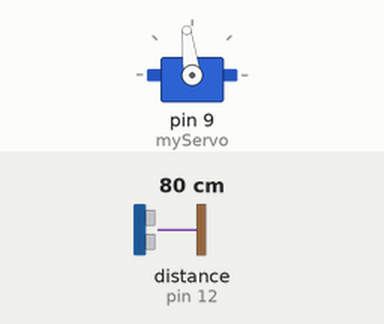
A sketch run on a simulated Arduino Uno, built with avr-gcc and run on an emulated ATmega328P. On the bench: servo. Wiring (inferred from the names in the program): ultrasonic range finder: trigger pin 11; echo pin 12. Inputs (shaded band) come from the test bench; at power-on: distance to the obstacle (sensor on pin 12) 80 cm. The echo pulse lasts 58.3 µs per cm; what the sketch prints to the serial monitor is not drawn.

Above: at 1.2 s.
1.3 s: distance to the obstacle (sensor on pin 12) set to 2 cm
At 2.1 s:
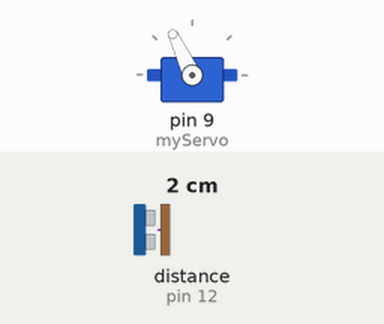
2.8 s: distance to the obstacle (sensor on pin 12) set to 9 cm
At 3.4 s:
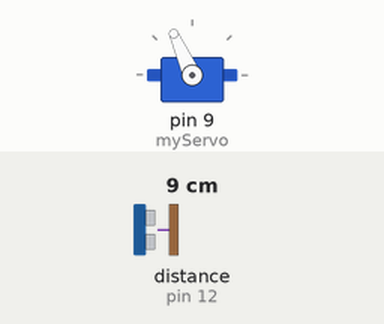
5.8 s: distance to the obstacle (sensor on pin 12) set to 250 cm
At 7.1 s:
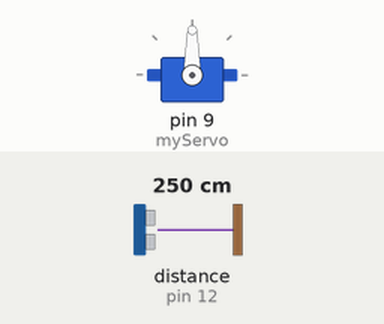
Timing chart, 0 to 8.8 s (numbered marks = the images above; inputs shaded):
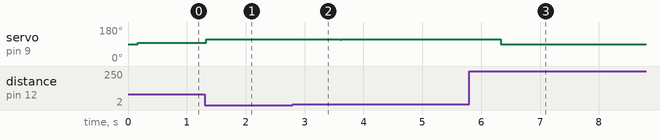

The sketch:

distance_servo.ino
```cpp
#include <Servo.h>

Servo myServo;

int ledPin = 13;
int trigPin = 11;
int echoPin = 12;

long distance;
int count;
int pos;

void setup()  {
  pinMode(trigPin,OUTPUT);
  pinMode(echoPin,INPUT);
  myServo.attach(9);
  Serial.begin(9600);
}

void loop()  {
  distance = getDistance();
  Serial.print(distance);
  Serial.print(", ");
  ledBlink(distance);
  reactOnDistance(distance);
}

void ledBlink(int time) {
  digitalWrite(ledPin, HIGH);
  delay(time);
  digitalWrite(ledPin, LOW);
  delay(time);
}

void rotateServo(int angle) {
  count++;
  pos += angle;
  pos = pos / 2;
  if(count > 5) {
    if(angle <= 180) {
      myServo.write(angle);
    }
    else {
      myServo.write(1);
    }
    count = 0;
  }
}

long getEchoTiming() {
  digitalWrite(trigPin, LOW);
  delayMicroseconds(2);
  digitalWrite(trigPin, HIGH);
  delayMicroseconds(10);
  digitalWrite(trigPin, LOW);
  long duration = pulseIn(echoPin,HIGH);
  return duration;
}

long getDistance() {
  long distacne_cm = getEchoTiming()/29/2;
  return distacne_cm;
}

void reactOnDistance(int distance) {
  if(distance < 110) {
    float degreePerCentimeter = 26.0 / 110.0;
    Serial.print(degreePerCentimeter);
    Serial.print(", ");
    int steeringAngle = 90 + 26 - degreePerCentimeter * distance;
    myServo.write(steeringAngle);
    Serial.print(steeringAngle);
    Serial.println(", ");
  }
  else {
    myServo.write(90);
  }
}
```

Measured:
- after the input at 1.3 s, servo on pin 9 (myServo): 97° → 115° at once
- after the input at 2.8 s, servo on pin 9 (myServo): 115° → 114° at once
- after the input at 5.8 s, servo on pin 9 (myServo): 114° → 90° after 0.53 s
